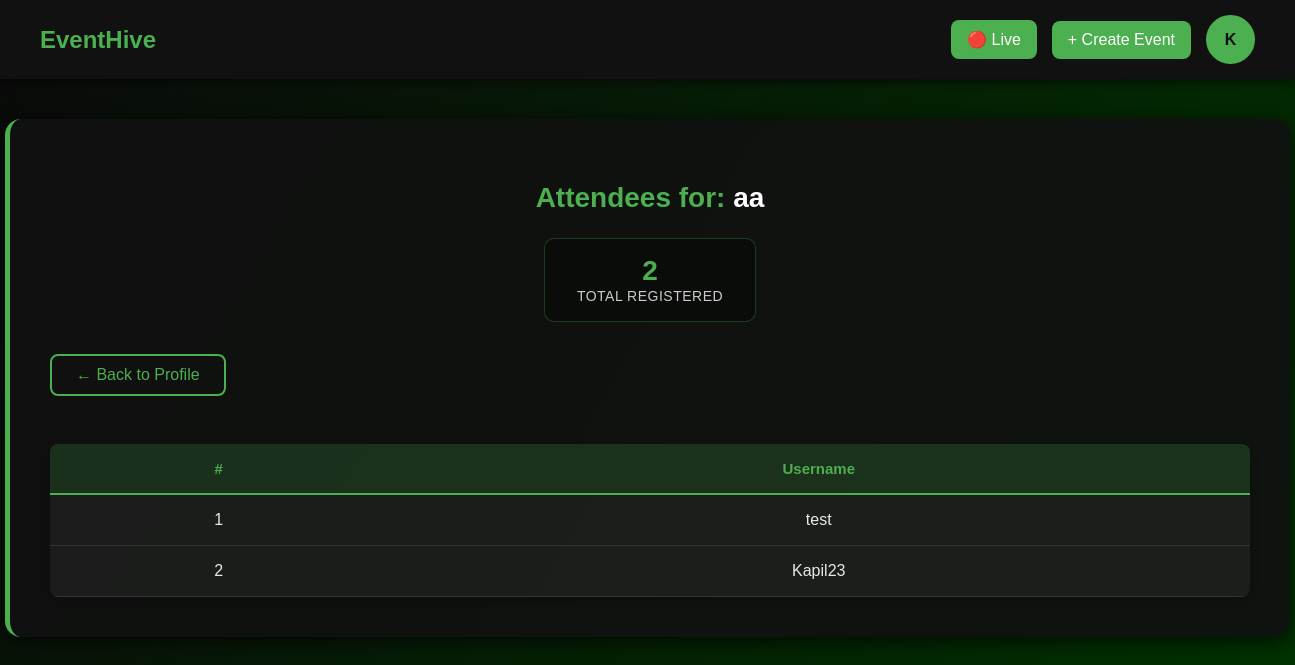
/event/5/attendees (signed in), run on the app's committed database.
### models/model.py (models this page shows, shortened)
class User(db.Model, UserMixin):
    __tablename__ = "users"
    id = db.Column(db.Integer, primary_key=True)
    username = db.Column(db.String(50), unique=True, nullable=False)
    email = db.Column(db.String(120), unique=True, nullable=False)
    password = db.Column(db.String(200), nullable=False)
    attending_events = db.relationship(
        "Event", secondary=event_attendees, back_populates="attendees"
    )
    attendee_links = db.relationship("Attendee", back_populates="user", cascade="all, delete-orphan")

class Event(db.Model):
    __tablename__ = "events"
    id = db.Column(db.Integer, primary_key=True)
    title = db.Column(db.String(100), nullable=False)
    description = db.Column(db.Text)
    date = db.Column(db.Date, nullable=False)
    starttime = db.Column(db.Time)
    endtime = db.Column(db.Time)
    mode = db.Column(db.Enum(EventMode), default=EventMode.online, nullable=False)
    venue = db.Column(db.String(150))
    capacity = db.Column(db.Integer, default=100)
    tags = db.Column(db.Enum(Eventtag), default=Eventtag.CELEBRATION, nullable=False)
    visibility = db.Column(db.Enum(EventVisibility), default=EventVisibility.public, nullable=False)
    organizer_id = db.Column(db.Integer, db.ForeignKey("users.id"), nullable=False)
    creator = db.relationship("User", backref=db.backref("created_events", lazy=True))
    attendees = db.relationship(
        "User", secondary=event_attendees, back_populates="attending_events"
    )
    attendee_links = db.relationship("Attendee", back_populates="event", cascade="all, delete-orphan")

class Attendee(db.Model):
    __tablename__ = "attendees"
    id = db.Column(db.Integer, primary_key=True)
    user_id = db.Column(db.Integer, db.ForeignKey("users.id"), nullable=False)
    event_id = db.Column(db.Integer, db.ForeignKey("events.id"), nullable=False)
    token = db.Column(db.String(255), unique=True, nullable=False)
    qr_code_path = db.Column(db.String(255))
    has_attended = db.Column(db.Boolean, default=False)
    user = db.relationship("User", back_populates="attendee_links")
    event = db.relationship("Event", back_populates="attendee_links")

### app/main.py (the view)
@attendees_blueprint.route('/event/<int:event_id>/attendees')
@login_required
def get_attendee(event_id):
    event = Event.query.get_or_404(event_id)
    attendees = Attendee.query.filter_by(event_id=event_id).all()
    return render_template('attendees_list.html',
                         event=event,
                         attendees=attendees)

### app/__init__.py (called while the page is built)
def create_app():
    app = Flask(__name__)
    app.config['SECRET_KEY'] = '91ba96dbf66221f753176c6a80f0e7905444d410630b70f89445e7281d0001aa'
    app.config['SQLALCHEMY_DATABASE_URI'] = 'sqlite:///db.sqlite'
    db.init_app(app)
    migrate.init_app(app, db)
    login_manager.init_app(app)
    from models.model import User
    @login_manager.user_loader
    def load_user(user_id):
        return User.query.get(int(user_id))
    from .main import main_blueprint
    app.register_blueprint(main_blueprint)
    from .auth import auth_blueprint
    app.register_blueprint(auth_blueprint)
    from .main import events_blueprint, attendees_blueprint
    app.register_blueprint(events_blueprint)
    app.register_blueprint(attendees_blueprint)
    from .scheduler import start_scheduler
    start_scheduler(app)
    return app

### app/templates/attendees_list.html (shortened to what this page needs)
{% extends "base.html" %}
{% block content %}
<div class="attendees-container">
    <div class="event-info">
        <h2>Attendees for: <strong>{{ event.title }}</strong></h2>
        <div class="stats-container">
            <div class="stat-box">
                <span class="stat-number">{{ attendees|length }}</span>
                <span class="stat-label">Total Registered</span>
            </div>
        </div>
    </div>
    <div class="header-controls">
        <a href="{{ url_for('main.profile') }}" class="btn-back">
            ← Back to Profile
        </a>
    </div>
    {% if attendees|length == 0 %}
        <div class="alert-info">
            No attendees have registered yet for this event.
        </div>
    {% else %}
        <table class="attendees-table">
            <thead>
                <tr>
                    <th>#</th>
                    <th>Username</th>
                </tr>
            </thead>
            <tbody>
                {% for attendee in attendees %}
                <tr>
                    <td>{{ loop.index }}</td>
                    <td>{{ attendee.user.username }}</td>
                </tr>
                {% endfor %}
            </tbody>
        </table>
    {% endif %}
</div>
{% endblock %}

### app/templates/base.html (shortened to what this page needs)
<!DOCTYPE html>
<html lang="en">
<head>
</head>
<body>
<header>
<div class="logo">
    <a href="{{ url_for('main.profile') }}" class="logo-link">
        EventHive
    </a>
</div>
  {% if current_user.is_authenticated %}
  <div class="user-info">
    <a href="{{ url_for('events.live_events') }}" class="create-event-btn">🔴 Live</a>
    <a href="{{ url_for('events.create_event') }}" class="create-event-btn">+ Create Event</a>
    <a href="{{ url_for('auth.profile') }}" class="profile-circle">
      {{ current_user.username[0].upper() }}
    </a>
  </div>
  {% endif %}
</header>
<div class="content">
  {% block content %}{% endblock %}
</div>
</body>
</html>

### app/templates/base.html (style rules this page uses)
body { font-family: 'Poppins', sans-serif; background: linear-gradient(120deg, #0a0a0a, #003300); color: #f0f0f0; margin: 0; padding: 0; }
header { display: flex; justify-content: space-between; align-items: center; background-color: #111; padding: 15px 40px; box-shadow: 0 4px 10px rgba(0,0,0,0.5); }
.logo { font-size: 24px; font-weight: bold; color: #4CAF50; }
.user-info { display: flex; align-items: center; gap: 15px; }
.profile-circle { width: 45px; height: 45px; border-radius: 50%; background-color: #4CAF50; display: flex; justify-content: center; align-items: center; color: #111; font-weight: bold; cursor: pointer; text-decoration: none; border: 2px solid #4CAF50; transition: 0.3s; }
.create-event-btn { background-color: #4CAF50; color: #fff; padding: 10px 16px; border-radius: 8px; text-decoration: none; font-weight: 500; transition: background-color 0.3s; }
.logo-link { text-decoration: none; color: inherit; font-weight: bold; cursor: pointer; }

### app/templates/attendees_list.html (style rules this page uses)
body { background: linear-gradient(120deg, #0a0a0a, #003300); min-height: 100vh; font-family: 'Poppins', sans-serif; }
.attendees-container { background: rgba(17, 17, 17, 0.9); padding: 2.5rem; border-radius: 16px; box-shadow: 0 4px 20px rgba(0,0,0,0.7); border-left: 5px solid #4CAF50; backdrop-filter: blur(10px); width: 100%; max-width: 1200px; margin: 40px auto; color: #f0f0f0; }
h2 { color: #4CAF50; margin-bottom: 1rem; font-weight: 600; text-align: center; font-size: 28px; }
h2 strong { color: #fff; }
.event-info { text-align: center; margin-bottom: 2rem; }
.btn-back { background: transparent; border: 2px solid #4CAF50; color: #4CAF50; padding: 10px 24px; border-radius: 8px; text-decoration: none; font-weight: 500; display: inline-block; margin-bottom: 1.5rem; transition: all 0.3s; text-align: center; }
.attendees-table { width: 100%; border-collapse: collapse; margin-top: 1.5rem; overflow: hidden; border-radius: 8px; box-shadow: 0 2px 10px rgba(0,0,0,0.3); }
.attendees-table thead { background: rgba(76, 175, 80, 0.2); }
.attendees-table th, .attendees-table td { padding: 16px; text-align: center; color: rgba(255, 255, 255, 0.9); }
.attendees-table thead th { color: #4CAF50; font-weight: 600; border-bottom: 2px solid #4CAF50; font-size: 15px; }
.attendees-table tbody tr { background: rgba(255, 255, 255, 0.05); border-bottom: 1px solid rgba(255, 255, 255, 0.1); transition: all 0.3s; }
.stats-container { display: flex; justify-content: center; gap: 2rem; margin: 1.5rem 0; flex-wrap: wrap; }
.stat-box { background: rgba(0, 0, 0, 0.3); padding: 1rem 2rem; border-radius: 10px; border: 1px solid rgba(76, 175, 80, 0.3); text-align: center; }
.stat-number { font-size: 28px; font-weight: 700; color: #4CAF50; display: block; }
.stat-label { font-size: 14px; color: #ccc; text-transform: uppercase; letter-spacing: 0.5px; margin-top: 0.3rem; }
.header-controls { display: flex; justify-content: space-between; align-items: center; margin-bottom: 1.5rem; flex-wrap: wrap; gap: 1rem; }

### data on the page
User: username "K"
Event: title "aa"
Attendee: user.username "test"
Attendee: user.username "Kapil23"

### other printed values
{{ attendees|length }} "2"
